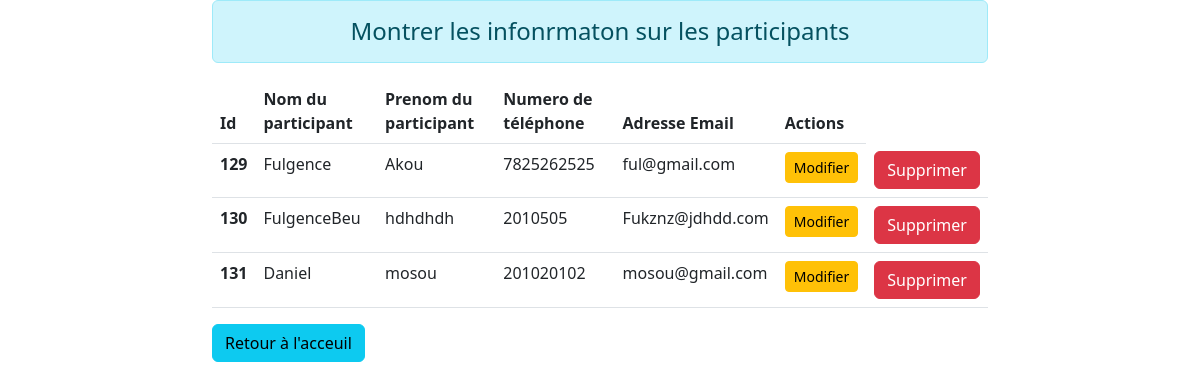
Page /liste on the committed database.
### ListePart/models.py (models this page shows)
class User(models.Model):
    nom = models.CharField(max_length=128)
    prénom = models.CharField(max_length=128)
    numéro = models.IntegerField()
    adresse_email = models.CharField(max_length=250)

### ListePart/views.py (the view)
# urls.py: path('liste', liste, name='liste'),
def liste(request):
    if request.method == 'POST':
        fm = ParticipantResgistration(request.POST)
        if fm.is_valid():
            nm = fm.cleaned_data['nom']
            pnm = fm.cleaned_data['prénom']
            nme = fm.cleaned_data['numéro']
            mail = fm.cleaned_data['adresse_email']
            reg = User(nom = nm, prénom = pnm, numéro = nme, adresse_email = mail)
            reg.save()
            fm = ParticipantResgistration()
    else:
        fm = ParticipantResgistration()
    stud = User.objects.all()
    return render(request, 'store/liste.html', context={'form':fm, 'stu':stud})

### ListePart/forms.py
class ParticipantResgistration(forms.ModelForm):
    class Meta:
        model = User
        fields = ['nom', 'prénom', 'numéro', 'adresse_email']
        widgets = {
            'nom': forms.TextInput(attrs={'class': 'form-control'}),
            'prénom': forms.TextInput(attrs={'class': 'form-control'}),
            'numéro': forms.NumberInput(attrs={'class': 'form-control'}),
            'adresse_email': forms.EmailInput(attrs={'class': 'form-control'}),
        }

### ListePart/templates/store/liste.html (shortened to what this page needs)
<!doctype html>
<html lang="fr">
  <head>
    <link href="https://cdn.jsdelivr.net/npm/bootstrap@5.3.0-alpha1/dist/css/bootstrap.min.css" rel="stylesheet">
  </head>
  <body>
    <div class=" container col-sm-8">
        <h4 class="text-center alert alert alert-info"> Montrer les infonrmaton sur les participants</h4>
        {% if stu %}
        <table class="table table-hover">
            <thead>
              <tr>
                <th scope="col">Id</th>
                <th scope="col">Nom du participant</th>
                <th scope="col">Prenom du participant</th>
                <th scope="col">Numero de téléphone</th>
                <th scope="col">Adresse Email</th>
                <th scope="col">Actions</th>
              </tr>
            </thead>
            <tbody>
                {% for st in stu %}
              <tr>
                <th scope="row">{{st.id}}</th>
                <td>{{st.nom}}</td>
                <td>{{st.prénom}}</td>
                <td>{{st.numéro}}</td>
                <td>{{st.adresse_email}}</td>
                    <td> <a href="{% url 'updatedata' st.id %}" class="btn btn-warning btn-sm">Modifier</a></td>
                    <td><form action="{% url 'deletedata' st.id %}" method="post"> {% csrf_token %}
                        <input type="submit" class="btn btn-danger" value="Supprimer">
                    </form></td>
              </tr>
                {% endfor %}
            </tbody>
          </table>
        {% else %}
        <h4 class="text-center alert alert-warning">Pas d'enregistrement</h4>
        {% endif %}
        <a href="{% url 'index' %}" class="btn btn-info">Retour à l'acceuil</a>
    </div>
  </body>
</html>

### rows in the picture
User: id "129", nom "Fulgence", prénom "Akou", numéro "7825262525", adresse_email "ful@gmail.com"
User: id "130", nom "FulgenceBeu", prénom "hdhdhdh", numéro "2010505", adresse_email "Fukznz@jdhdd.com"
User: id "131", nom "Daniel", prénom "mosou", numéro "201020102", adresse_email "mosou@gmail.com"
